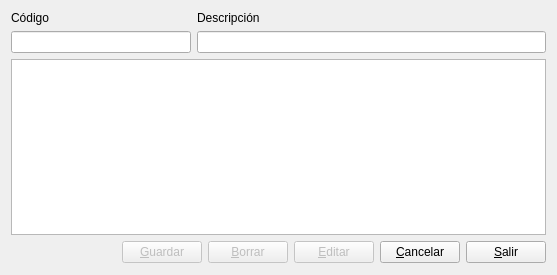
<?xml version="1.0" encoding="UTF-8"?>
<ui version="4.0">
 <class>lista_fact_predef</class>
 <widget class="QDialog" name="lista_fact_predef">
  <property name="geometry">
   <rect>
    <x>0</x>
    <y>0</y>
    <width>557</width>
    <height>275</height>
   </rect>
  </property>
  <property name="windowTitle">
   <string>Facturas predefinidas</string>
  </property>
  <layout class="QVBoxLayout" name="verticalLayout_3">
   <item>
    <layout class="QHBoxLayout" name="horizontalLayout">
     <item>
      <layout class="QVBoxLayout" name="verticalLayout">
       <item>
        <widget class="QLabel" name="label">
         <property name="text">
          <string>Código</string>
         </property>
        </widget>
       </item>
       <item>
        <widget class="QLineEdit" name="codigolineEdit">
         <property name="minimumSize">
          <size>
           <width>180</width>
           <height>0</height>
          </size>
         </property>
         <property name="maximumSize">
          <size>
           <width>180</width>
           <height>16777215</height>
          </size>
         </property>
        </widget>
       </item>
      </layout>
     </item>
     <item>
      <layout class="QVBoxLayout" name="verticalLayout_2">
       <item>
        <widget class="QLabel" name="label_2">
         <property name="text">
          <string>Descripción</string>
         </property>
        </widget>
       </item>
       <item>
        <widget class="QLineEdit" name="descriplineEdit"/>
       </item>
      </layout>
     </item>
    </layout>
   </item>
   <item>
    <widget class="QTableView" name="tabla"/>
   </item>
   <item>
    <layout class="QHBoxLayout" name="horizontalLayout_2">
     <item>
      <spacer name="horizontalSpacer">
       <property name="orientation">
        <enum>Qt::Horizontal</enum>
       </property>
       <property name="sizeHint" stdset="0">
        <size>
         <width>48</width>
         <height>23</height>
        </size>
       </property>
      </spacer>
     </item>
     <item>
      <widget class="QPushButton" name="guardarpushButton">
       <property name="enabled">
        <bool>false</bool>
       </property>
       <property name="text">
        <string>&amp;Guardar</string>
       </property>
       <property name="icon">
        <iconset resource="keme.qrc">
         <normaloff>:/graf/disk.xpm</normaloff>:/graf/disk.xpm</iconset>
       </property>
       <property name="default">
        <bool>true</bool>
       </property>
      </widget>
     </item>
     <item>
      <widget class="QPushButton" name="borrarpushButton">
       <property name="enabled">
        <bool>false</bool>
       </property>
       <property name="text">
        <string>&amp;Borrar</string>
       </property>
       <property name="icon">
        <iconset resource="keme.qrc">
         <normaloff>:/graf/borrar.png</normaloff>:/graf/borrar.png</iconset>
       </property>
      </widget>
     </item>
     <item>
      <widget class="QPushButton" name="editarpushButton">
       <property name="enabled">
        <bool>false</bool>
       </property>
       <property name="text">
        <string>&amp;Editar</string>
       </property>
       <property name="icon">
        <iconset resource="keme.qrc">
         <normaloff>:/graf/edit.png</normaloff>:/graf/edit.png</iconset>
       </property>
      </widget>
     </item>
     <item>
      <widget class="QPushButton" name="cancelarpushButton">
       <property name="text">
        <string>&amp;Cancelar</string>
       </property>
       <property name="icon">
        <iconset resource="keme.qrc">
         <normaloff>:/graf/borraelem.png</normaloff>:/graf/borraelem.png</iconset>
       </property>
      </widget>
     </item>
     <item>
      <widget class="QPushButton" name="salirpushButton">
       <property name="text">
        <string>&amp;Salir</string>
       </property>
       <property name="icon">
        <iconset resource="keme.qrc">
         <normaloff>:/graf/Door.png</normaloff>:/graf/Door.png</iconset>
       </property>
      </widget>
     </item>
    </layout>
   </item>
  </layout>
 </widget>
 <resources>
  <include location="keme.qrc"/>
 </resources>
 <connections>
  <connection>
   <sender>salirpushButton</sender>
   <signal>clicked()</signal>
   <receiver>lista_fact_predef</receiver>
   <slot>reject()</slot>
   <hints>
    <hint type="sourcelabel">
     <x>587</x>
     <y>271</y>
    </hint>
    <hint type="destinationlabel">
     <x>643</x>
     <y>231</y>
    </hint>
   </hints>
  </connection>
 </connections>
</ui>
